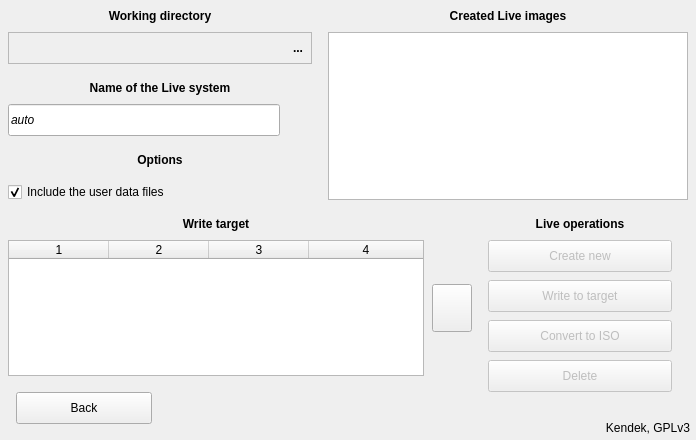
     <widget class="QWidget" name="livepanel" native="true">
      <property name="geometry">
       <rect>
        <x>1</x>
        <y>1784</y>
        <width>696</width>
        <height>440</height>
       </rect>
      </property>
      <property name="autoFillBackground">
       <bool>true</bool>
      </property>
      <widget class="QLabel" name="label_14">
       <property name="geometry">
        <rect>
         <x>0</x>
         <y>0</y>
         <width>320</width>
         <height>32</height>
        </rect>
       </property>
       <property name="font">
        <font>
         <weight>75</weight>
         <bold>true</bold>
        </font>
       </property>
       <property name="text">
        <string>Working directory</string>
       </property>
       <property name="alignment">
        <set>Qt::AlignCenter</set>
       </property>
      </widget>
      <widget class="QLabel" name="label_15">
       <property name="geometry">
        <rect>
         <x>320</x>
         <y>0</y>
         <width>376</width>
         <height>32</height>
        </rect>
       </property>
       <property name="font">
        <font>
         <weight>75</weight>
         <bold>true</bold>
        </font>
       </property>
       <property name="text">
        <string>Created Live images</string>
       </property>
       <property name="alignment">
        <set>Qt::AlignCenter</set>
       </property>
      </widget>
      <widget class="QLabel" name="label_16">
       <property name="geometry">
        <rect>
         <x>0</x>
         <y>72</y>
         <width>320</width>
         <height>32</height>
        </rect>
       </property>
       <property name="font">
        <font>
         <weight>75</weight>
         <bold>true</bold>
        </font>
       </property>
       <property name="text">
        <string>Name of the Live system</string>
       </property>
       <property name="alignment">
        <set>Qt::AlignCenter</set>
       </property>
      </widget>
      <widget class="QLabel" name="label_17">
       <property name="geometry">
        <rect>
         <x>0</x>
         <y>144</y>
         <width>320</width>
         <height>32</height>
        </rect>
       </property>
       <property name="font">
        <font>
         <weight>75</weight>
         <bold>true</bold>
        </font>
       </property>
       <property name="text">
        <string>Options</string>
       </property>
       <property name="alignment">
        <set>Qt::AlignCenter</set>
       </property>
      </widget>
      <widget class="QLabel" name="label_18">
       <property name="geometry">
        <rect>
         <x>0</x>
         <y>208</y>
         <width>432</width>
         <height>32</height>
        </rect>
       </property>
       <property name="font">
        <font>
         <weight>75</weight>
         <bold>true</bold>
        </font>
       </property>
       <property name="text">
        <string>Write target</string>
       </property>
       <property name="alignment">
        <set>Qt::AlignCenter</set>
       </property>
      </widget>
      <widget class="QLabel" name="label_19">
       <property name="geometry">
        <rect>
         <x>464</x>
         <y>208</y>
         <width>232</width>
         <height>32</height>
        </rect>
       </property>
       <property name="font">
        <font>
         <weight>75</weight>
         <bold>true</bold>
        </font>
       </property>
       <property name="text">
        <string>Live operations</string>
       </property>
       <property name="alignment">
        <set>Qt::AlignCenter</set>
       </property>
      </widget>
      <widget class="QLineEdit" name="livename">
       <property name="geometry">
        <rect>
         <x>8</x>
         <y>104</y>
         <width>272</width>
         <height>32</height>
        </rect>
       </property>
       <property name="font">
        <font>
         <italic>true</italic>
        </font>
       </property>
       <property name="focusPolicy">
        <enum>Qt::ClickFocus</enum>
       </property>
       <property name="acceptDrops">
        <bool>false</bool>
       </property>
       <property name="text">
        <string notr="true">auto</string>
       </property>
       <property name="maxLength">
        <number>32</number>
       </property>
      </widget>
      <widget class="QLabel" name="livenamepipe">
       <property name="geometry">
        <rect>
         <x>287</x>
         <y>108</y>
         <width>26</width>
         <height>24</height>
        </rect>
       </property>
       <property name="pixmap">
        <pixmap resource="pictures.qrc">:/pictures/ok.png</pixmap>
       </property>
       <property name="scaledContents">
        <bool>true</bool>
       </property>
       <property name="alignment">
        <set>Qt::AlignCenter</set>
       </property>
      </widget>
      <widget class="QLabel" name="livenameerror">
       <property name="geometry">
        <rect>
         <x>287</x>
         <y>107</y>
         <width>26</width>
         <height>26</height>
        </rect>
       </property>
       <property name="pixmap">
        <pixmap resource="pictures.qrc">:/pictures/error.png</pixmap>
       </property>
       <property name="scaledContents">
        <bool>true</bool>
       </property>
       <property name="alignment">
        <set>Qt::AlignCenter</set>
       </property>
      </widget>
      <widget class="QCheckBox" name="userdatainclude">
       <property name="geometry">
        <rect>
         <x>8</x>
         <y>182</y>
         <width>204</width>
         <height>20</height>
        </rect>
       </property>
       <property name="cursor">
        <cursorShape>PointingHandCursor</cursorShape>
       </property>
       <property name="focusPolicy">
        <enum>Qt::NoFocus</enum>
       </property>
       <property name="text">
        <string>Include the user data files</string>
       </property>
       <property name="checked">
        <bool>true</bool>
       </property>
      </widget>
      <widget class="QPushButton" name="liveback">
       <property name="geometry">
        <rect>
         <x>16</x>
         <y>392</y>
         <width>136</width>
         <height>32</height>
        </rect>
       </property>
       <property name="cursor">
        <cursorShape>PointingHandCursor</cursorShape>
       </property>
       <property name="text">
        <string>Back</string>
       </property>
       <property name="icon">
        <iconset resource="pictures.qrc">
         <normaloff>:/pictures/back.png</normaloff>:/pictures/back.png</iconset>
       </property>
       <property name="iconSize">
        <size>
         <width>13</width>
         <height>13</height>
        </size>
       </property>
      </widget>
      <widget class="QLabel" name="label_20">
       <property name="geometry">
        <rect>
         <x>390</x>
         <y>416</y>
         <width>300</width>
         <height>24</height>
        </rect>
       </property>
       <property name="text">
        <string notr="true">Kendek, GPLv3</string>
       </property>
       <property name="alignment">
        <set>Qt::AlignRight|Qt::AlignTrailing|Qt::AlignVCenter</set>
       </property>
      </widget>
      <widget class="QPushButton" name="livedevicesrefresh">
       <property name="geometry">
        <rect>
         <x>432</x>
         <y>284</y>
         <width>40</width>
         <height>48</height>
        </rect>
       </property>
       <property name="cursor">
        <cursorShape>PointingHandCursor</cursorShape>
       </property>
       <property name="focusPolicy">
        <enum>Qt::NoFocus</enum>
       </property>
       <property name="toolTip">
        <string>Redetect devices</string>
       </property>
       <property name="icon">
        <iconset resource="pictures.qrc">
         <normaloff>:/pictures/refresh.png</normaloff>:/pictures/refresh.png</iconset>
       </property>
       <property name="iconSize">
        <size>
         <width>23</width>
         <height>23</height>
        </size>
       </property>
      </widget>
      <widget class="QPushButton" name="livedelete">
       <property name="enabled">
        <bool>false</bool>
       </property>
       <property name="geometry">
        <rect>
         <x>488</x>
         <y>360</y>
         <width>184</width>
         <height>32</height>
        </rect>
       </property>
       <property name="cursor">
        <cursorShape>PointingHandCursor</cursorShape>
       </property>
       <property name="focusPolicy">
        <enum>Qt::ClickFocus</enum>
       </property>
       <property name="text">
        <string>Delete</string>
       </property>
      </widget>
      <widget class="QPushButton" name="livewritestart">
       <property name="enabled">
        <bool>false</bool>
       </property>
       <property name="geometry">
        <rect>
         <x>488</x>
         <y>280</y>
         <width>184</width>
         <height>32</height>
        </rect>
       </property>
       <property name="cursor">
        <cursorShape>PointingHandCursor</cursorShape>
       </property>
       <property name="focusPolicy">
        <enum>Qt::ClickFocus</enum>
       </property>
       <property name="text">
        <string>Write to target</string>
       </property>
      </widget>
      <widget class="QPushButton" name="liveconvert">
       <property name="enabled">
        <bool>false</bool>
       </property>
       <property name="geometry">
        <rect>
         <x>488</x>
         <y>320</y>
         <width>184</width>
         <height>32</height>
        </rect>
       </property>
       <property name="cursor">
        <cursorShape>PointingHandCursor</cursorShape>
       </property>
       <property name="focusPolicy">
        <enum>Qt::ClickFocus</enum>
       </property>
       <property name="text">
        <string>Convert to ISO</string>
       </property>
      </widget>
      <widget class="QPushButton" name="livenew">
       <property name="enabled">
        <bool>false</bool>
       </property>
       <property name="geometry">
        <rect>
         <x>488</x>
         <y>240</y>
         <width>184</width>
         <height>32</height>
        </rect>
       </property>
       <property name="cursor">
        <cursorShape>PointingHandCursor</cursorShape>
       </property>
       <property name="focusPolicy">
        <enum>Qt::ClickFocus</enum>
       </property>
       <property name="text">
        <string>Create new</string>
       </property>
      </widget>
      <widget class="QFrame" name="liveworkdirarea">
       <property name="geometry">
        <rect>
         <x>8</x>
         <y>32</y>
         <width>304</width>
         <height>32</height>
        </rect>
       </property>
       <property name="autoFillBackground">
        <bool>true</bool>
       </property>
       <property name="frameShape">
        <enum>QFrame::StyledPanel</enum>
       </property>
       <property name="frameShadow">
        <enum>QFrame::Sunken</enum>
       </property>
       <widget class="QLineEdit" name="liveworkdir">
        <property name="geometry">
         <rect>
          <x>2</x>
          <y>2</y>
          <width>274</width>
          <height>28</height>
         </rect>
        </property>
        <property name="cursor">
         <cursorShape>ArrowCursor</cursorShape>
        </property>
        <property name="focusPolicy">
         <enum>Qt::NoFocus</enum>
        </property>
        <property name="acceptDrops">
         <bool>false</bool>
        </property>
        <property name="styleSheet">
         <string notr="true">background-color: rgba(0, 0, 0, 0)</string>
        </property>
        <property name="frame">
         <bool>false</bool>
        </property>
        <property name="readOnly">
         <bool>true</bool>
        </property>
       </widget>
       <widget class="QToolButton" name="liveworkdirbutton">
        <property name="geometry">
         <rect>
          <x>278</x>
          <y>2</y>
          <width>24</width>
          <height>28</height>
         </rect>
        </property>
        <property name="font">
         <font>
          <weight>75</weight>
          <bold>true</bold>
         </font>
        </property>
        <property name="cursor">
         <cursorShape>PointingHandCursor</cursorShape>
        </property>
        <property name="focusPolicy">
         <enum>Qt::NoFocus</enum>
        </property>
        <property name="text">
         <string notr="true">...</string>
        </property>
        <property name="autoRaise">
         <bool>true</bool>
        </property>
       </widget>
      </widget>
      <widget class="QTableWidget" name="livedevices">
       <property name="geometry">
        <rect>
         <x>8</x>
         <y>240</y>
         <width>416</width>
         <height>136</height>
        </rect>
       </property>
       <property name="focusPolicy">
        <enum>Qt::ClickFocus</enum>
       </property>
       <property name="editTriggers">
        <set>QAbstractItemView::NoEditTriggers</set>
       </property>
       <property name="tabKeyNavigation">
        <bool>false</bool>
       </property>
       <property name="showDropIndicator" stdset="0">
        <bool>false</bool>
       </property>
       <property name="dragDropOverwriteMode">
        <bool>false</bool>
       </property>
       <property name="selectionMode">
        <enum>QAbstractItemView::SingleSelection</enum>
       </property>
       <property name="selectionBehavior">
        <enum>QAbstractItemView::SelectRows</enum>
       </property>
       <property name="showGrid">
        <bool>false</bool>
       </property>
       <property name="wordWrap">
        <bool>false</bool>
       </property>
       <property name="cornerButtonEnabled">
        <bool>false</bool>
       </property>
       <property name="columnCount">
        <number>4</number>
       </property>
       <attribute name="horizontalHeaderMinimumSectionSize">
        <number>10</number>
       </attribute>
       <attribute name="horizontalHeaderHighlightSections">
        <bool>false</bool>
       </attribute>
       <attribute name="horizontalHeaderShowSortIndicator" stdset="0">
        <bool>false</bool>
       </attribute>
       <attribute name="horizontalHeaderStretchLastSection">
        <bool>true</bool>
       </attribute>
       <attribute name="verticalHeaderVisible">
        <bool>false</bool>
       </attribute>
       <attribute name="verticalHeaderMinimumSectionSize">
        <number>20</number>
       </attribute>
       <attribute name="verticalHeaderDefaultSectionSize">
        <number>20</number>
       </attribute>
       <attribute name="verticalHeaderHighlightSections">
        <bool>false</bool>
       </attribute>
       <column/>
       <column/>
       <column/>
       <column/>
      </widget>
      <widget class="QListWidget" name="livelist">
       <property name="geometry">
        <rect>
         <x>328</x>
         <y>32</y>
         <width>360</width>
         <height>168</height>
        </rect>
       </property>
       <property name="focusPolicy">
        <enum>Qt::ClickFocus</enum>
       </property>
       <property name="editTriggers">
        <set>QAbstractItemView::NoEditTriggers</set>
       </property>
       <property name="showDropIndicator" stdset="0">
        <bool>false</bool>
       </property>
       <property name="selectionBehavior">
        <enum>QAbstractItemView::SelectRows</enum>
       </property>
       <property name="sortingEnabled">
        <bool>true</bool>
       </property>
      </widget>
      <widget class="QWidget" name="livecover" native="true">
       <property name="geometry">
        <rect>
         <x>5</x>
         <y>5</y>
         <width>686</width>
         <height>430</height>
        </rect>
       </property>
      </widget>
      <zorder>livenameerror</zorder>
      <zorder>livenamepipe</zorder>
      <zorder>liveworkdirarea</zorder>
      <zorder>label_14</zorder>
      <zorder>label_15</zorder>
      <zorder>label_16</zorder>
      <zorder>label_17</zorder>
      <zorder>label_18</zorder>
      <zorder>label_19</zorder>
      <zorder>livename</zorder>
      <zorder>userdatainclude</zorder>
      <zorder>liveback</zorder>
      <zorder>label_20</zorder>
      <zorder>livedevicesrefresh</zorder>
      <zorder>livedelete</zorder>
      <zorder>livewritestart</zorder>
      <zorder>liveconvert</zorder>
      <zorder>livenew</zorder>
      <zorder>livedevices</zorder>
      <zorder>livelist</zorder>
      <zorder>livecover</zorder>
     </widget>
